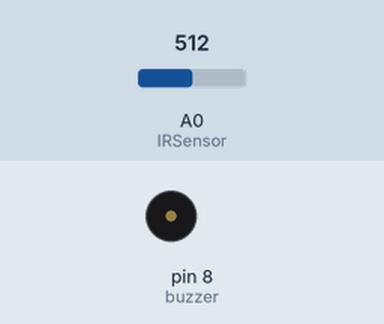
A sketch run on a simulated Arduino Uno, built with avr-gcc and run on an emulated ATmega328P. On the bench: buzzer (waves = sounding). The inputs (shaded band) are chosen by the test bench; at power-on: A0 (IRSensor) = 512.

Above: at 1.2 s.
1.3 s: A0 (IRSensor) set to 62
2.8 s: A0 (IRSensor) set to 55
At 3.5 s:
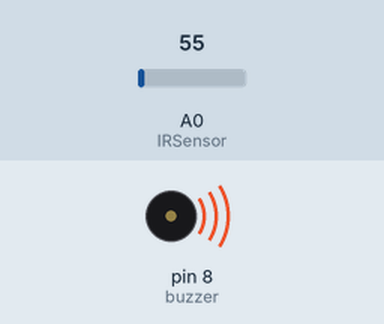
Timing chart, 0 to 10.3 s (numbered marks = the images above; inputs shaded):
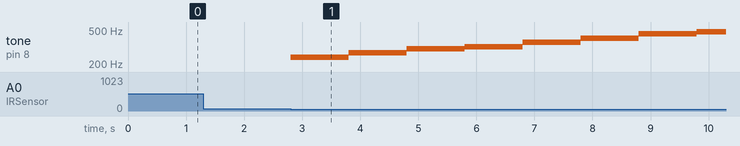

The sketch:

sketch_exp4c.ino
```cpp
int IRSensor = A0; // connect ir sensor to arduino pin 2
int buzzer=8;//connect positive terminal of buzzer to pin 8, negative terminal to ground


void setup()
{


 Serial.begin(9600); //initialise serial monitor
  pinMode(buzzer, OUTPUT);

}

void loop()
{
  int statusSensor = analogRead (IRSensor);
          //display output on serial monitor


 if (statusSensor<60)
  {tone(8, 240);
    delay(1000);
    tone(8, 270);
    delay(1000);
    tone(8, 300);
    delay(1000);
    tone(8, 320);
    delay(1000);
    tone(8, 360);
    delay(1000);
    tone(8, 400);
    delay(1000);
    tone(8, 450);
    delay(1000);
    tone(8, 480);
    delay(1000);

  }
  else
  noTone(8);
}
```

Measured:
- the behaviour switches between 60 and 59 on A0 (IRSensor) (found by bisection; images 0 and 1)
- after the input at 1.3 s, every drawn part: stays the same
- after the input at 2.8 s, tone on pin 8 (buzzer): plays 240 Hz for 1.0 s, 270 Hz for 1.0 s, 300 Hz for 1.0 s, 320 Hz for 1.0 s, 360 Hz for 1.0 s, 400 Hz for 1.0 s … (8 notes in this stretch), starting at once
